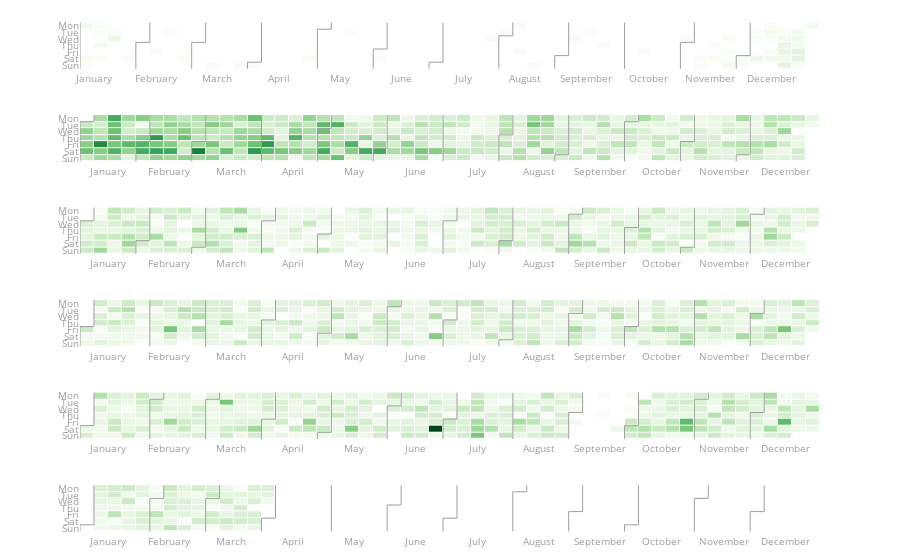

Write notebook code for a chart like this one.
### Code cell
#!pip install plotly
from plotly_calplot import calplot

fig = calplot(
    dates.reset_index(name = 'count').query("fecha_hecho.dt.year > 2017"),
    x = 'fecha_hecho',
    y= 'count'
)
fig.show()
